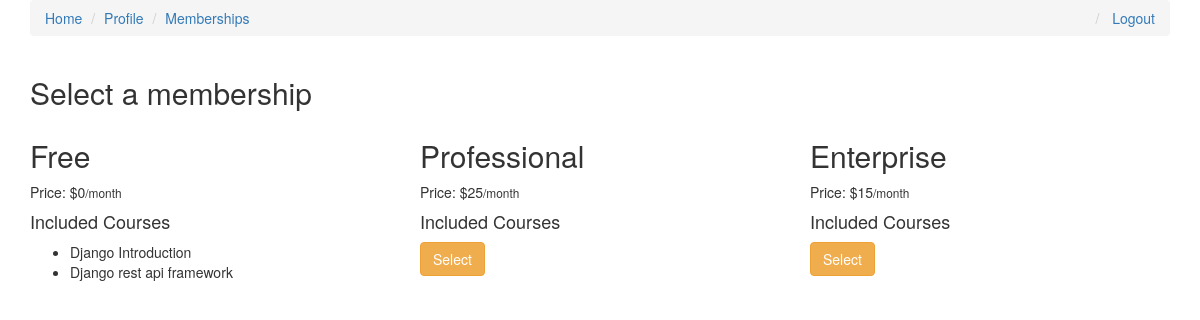
/memberships/ (signed in), run on the app's committed database.
### memberships/models.py (models this page shows, shortened)
class Membership(models.Model):
    slug = models.SlugField()
    membership_type = models.CharField(
                choices = MEMBERSHIP_CHOICES,
                default = 'Free',
                max_length=40,)
    price = models.IntegerField(default=15)
    stripe_plan_id = models.CharField(max_length=40)

### courses/models.py (models this page shows, shortened)
class Course(models.Model):
    slug = models.SlugField()
    title = models.CharField(max_length=40)
    description = models.TextField()
    allowed_memberships = models.ManyToManyField(Membership)

### memberships/views.py (the view, shortened to what this page needs)
# urls.py: path('', MembershipSelectView.as_view(), name='select'),
class MembershipSelectView(ListView):
    model = Membership
    template_name = "memberships_list.html"
    def get_context_data(self, *args, **kwargs):
        context = super().get_context_data(**kwargs)
        current_membership = get_user_membership(self.request)
        context['current_membership'] = str(current_membership.membership)
        return context

### memberships/views.py (called while the page is built)
def get_user_membership(request):
    user_membership_qs = UserMembership.objects.filter(user=request.user)
    if user_membership_qs.exists():
        return user_membership_qs.first()
    return None

### templates/memberships_list.html (shortened to what this page needs)
{% extends 'base.html' %}
{% block content %}
<div class="container">
    <h2>Select a membership</h2>
    <div class="row">
      {% for object in object_list %}
      <div class="col-sm-4 col-md-4">
          <h2>{{ object.membership_type }}</h2>
          <p>Price: ${{ object.price }}<small>/month</small> </p>
          <h4>Included Courses</h4>
          <ul>
            {% for course in object.course_set.all %}
              <li>{{ course.title }}</li>
            {% endfor %}
          </ul>
          {% if object.membership_type != 'Free' %}
              <form class="" action="{% url 'memberships:select' %}" method="POST">
                {% if object.membership_type != current_membership %}
                  <button class="btn btn-warning">Select</button>
                {% else %}
                  <small>This is your current membership. </small>
                {% endif %}
              </form>
          {% endif %}
      </div>
      {% endfor %}
    </div>
</div>
{% endblock %}

### data on the page
Membership: membership_type "Free", price "0"
Course: title "Django Introduction"
Course: title "Django rest api framework"
Membership: membership_type "Professional", price "25", shows "Select"
Membership: membership_type "Enterprise", price "15", shows "Select"
